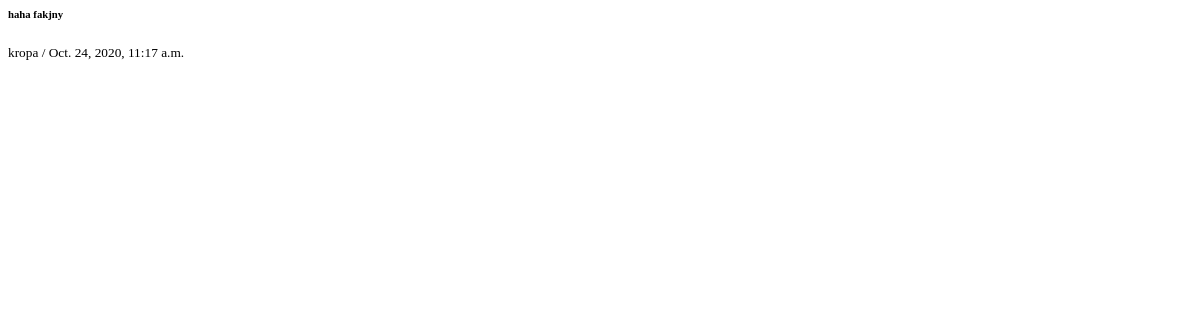
The app's page /posts/comments/12/, older data.
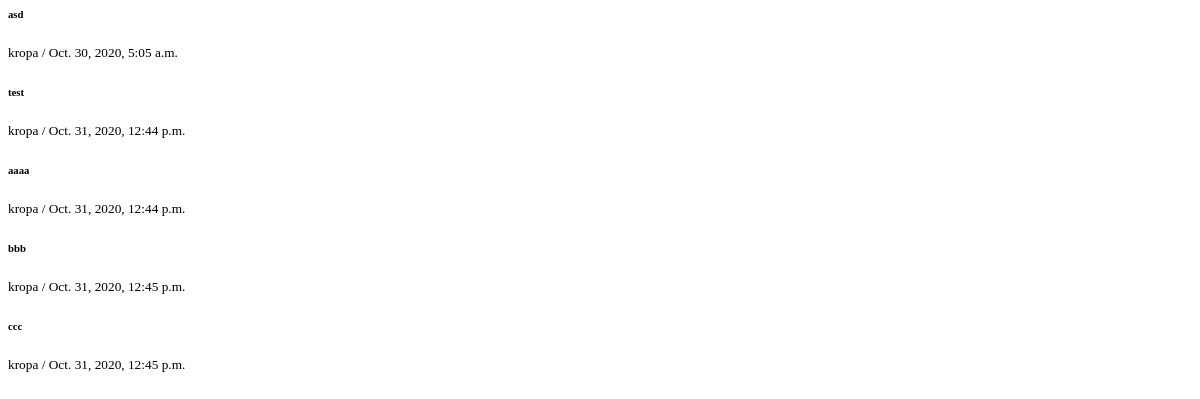
The same page, newer data.
### posts/models.py (models this page shows)
class Comment(models.Model):
    author = models.ForeignKey(Profile, on_delete=models.CASCADE)
    content = models.TextField(max_length=250, null=False)
    date_of_create = models.DateTimeField(auto_now_add=True)
    post = models.ForeignKey(Post, on_delete=models.CASCADE)

### users/models.py (models this page shows)
class Profile(models.Model):
    user = models.OneToOneField(User, on_delete=models.CASCADE)
    avatar = models.ImageField(default='default.jpg', null=True, blank=True, upload_to='media')
    def __str__(self) -> str:
        return f'{self.user.username}'

### posts/views.py (the view)
# urls.py: path('comments/<int:pk>/', post_comments, name='post_comments')
def post_comments(request, pk):
    post = Post.objects.get(pk=pk)
    context = {
        'post': post,
    }
    return render(request, 'posts/comments.html', context=context)

### posts/templates/posts/comments.html
{% for comment in post.comment_set.all %}
    <h6>{{ comment.content }}</h6>
    <small>{{ comment.author }} / {{ comment.date_of_create }}</small>
{% endfor %}

Row changes from the older to the newer data that the page shows:
removed Comment: content "haha fakjny", author "kropa", date_of_create "Oct. 24, 2020, 11:17 a.m."
added Comment: content "asd", author "kropa", date_of_create "Oct. 30, 2020, 5:05 a.m."
added Comment: content "test", author "kropa", date_of_create "Oct. 31, 2020, 12:44 p.m."
added Comment: content "aaaa", author "kropa", date_of_create "Oct. 31, 2020, 12:44 p.m."
added Comment: content "bbb", author "kropa", date_of_create "Oct. 31, 2020, 12:45 p.m."
added Comment: content "ccc", author "kropa", date_of_create "Oct. 31, 2020, 12:45 p.m."
